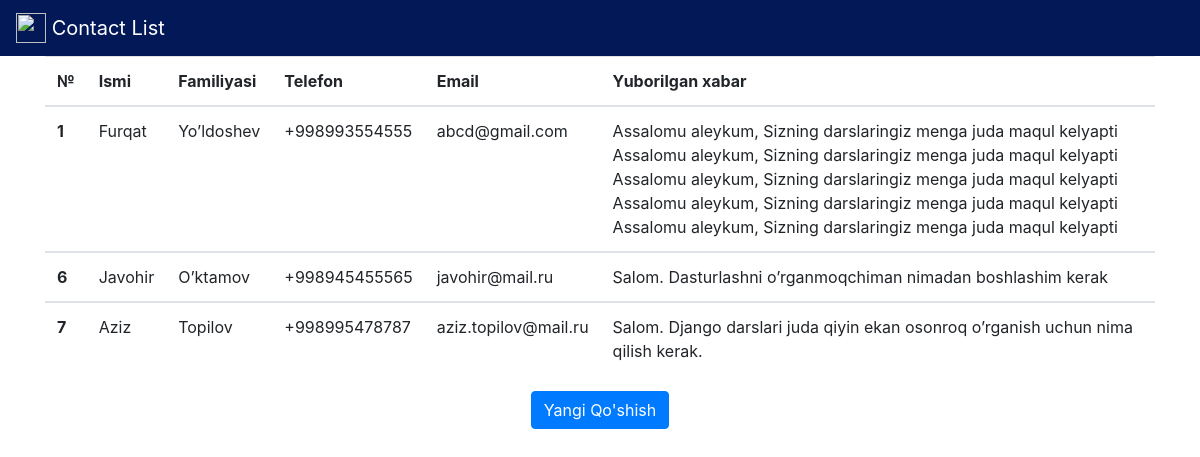
/xabarlar/, run on the app's committed database.
### formpro/models.py (models this page shows, shortened)
class ContactForm(models.Model):
    name = models.CharField(max_length=50)
    family_name = models.CharField(max_length=50)
    telephone_number = models.CharField(max_length=150)
    email = models.EmailField(max_length = 254)
    message = models.TextField()

### formpro/views.py (the view)
# urls.py: path('xabarlar/', ContactListView.as_view(), name='contact_list'),
class ContactListView(ListView):
    model = ContactForm
    template_name = 'contact_list.html'

### templates/contact_list.html (shortened to what this page needs)
{% load static %}
<!DOCTYPE html>
<html>
<head>
    <link rel="stylesheet" href="https://cdn.jsdelivr.net/npm/bootstrap@4.5.3/dist/css/bootstrap.min.css"
>
</head>
<body>
    <nav class="navbar navbar-expand-lg navbar-dark" style="background-color: #031857;">
        <a class="navbar-brand" href="{% url 'contact_list' %}">
            <img src="https://cdn.dribbble.com/users/1290155/screenshots/10282233/ps5-logo-anim1.gif" width="30"
                height="30" class="d-inline-block align-top" alt="">
            Contact List
        </a>
    </nav>
    <main>
        <div class="container">
            {% block content %}
            <table class="table table-hover w">
                    <th scope="col">№</th>
                    <th scope="col">Ismi</th>
                    <th scope="col">Familiyasi</th>
                    <th scope="col">Telefon</th>
                    <th scope="col">Email</th>
                    <th scope="col">Yuborilgan xabar</th>
                {% for contact in object_list %}
                    <tbody>
                        <tr>
                            <th scope="row">{{contact.id}}</th>
                            <td>{{ contact.name }}</td>
                            <td>{{ contact.family_name }}</td>
                            <td>{{ contact.telephone_number }}</td>
                            <td>{{ contact.email }}</td>
                            <td>{{ contact.message }}</td>
                {% endfor %}
                        </tr>
                    </tbody>
            </table>
        </div>
        <div class="col-md-12 text-center">
            <a class="btn btn-primary" style="text-align: center;" href="{% url 'form_new' %}" role="button">Yangi Qo'shish</a>
        </div>
    </main>
        {% endblock content %}
</body>
</html>

### data on the page
ContactForm: id "1", name "Furqat", family_name "Yo’ldoshev", telephone_number "+998993554555", email "abcd@gmail.com", message "Assalomu aleykum, Sizning darslaringiz menga juda maqul kelyapti Assalomu aleykum, Sizning darslaringiz menga juda maqul kelyapti Assalomu aleykum, Sizning darslaringiz menga juda maqul kelyapti Assalomu aleykum, Sizning darslaringiz menga juda maqul kelyapti Assalomu aleykum, Sizning darslaringiz menga juda maqul kelyapti"
ContactForm: id "6", name "Javohir", family_name "O’ktamov", telephone_number "+998945455565", email "javohir@mail.ru", message "Salom. Dasturlashni o’rganmoqchiman nimadan boshlashim kerak"
ContactForm: id "7", name "Aziz", family_name "Topilov", telephone_number "+998995478787", email "aziz.topilov@mail.ru", message "Salom. Django darslari juda qiyin ekan osonroq o’rganish uchun nima qilish kerak."
